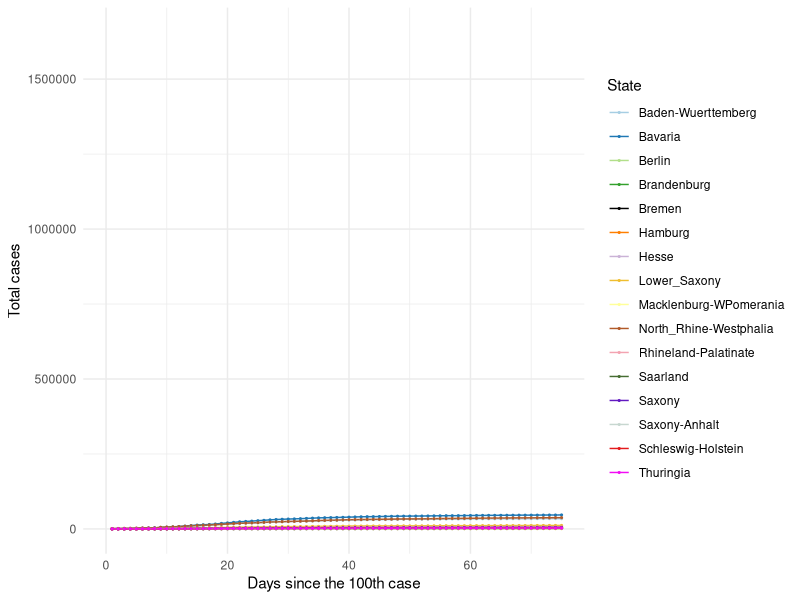
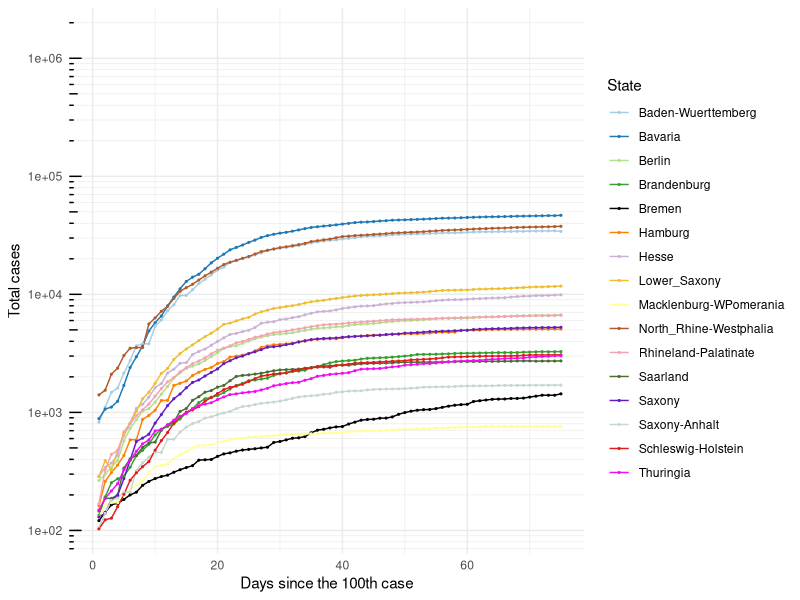
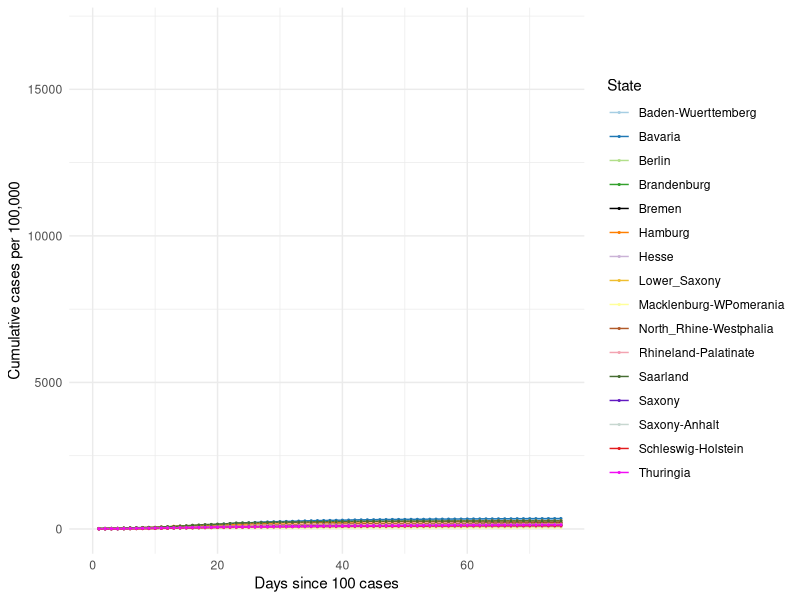
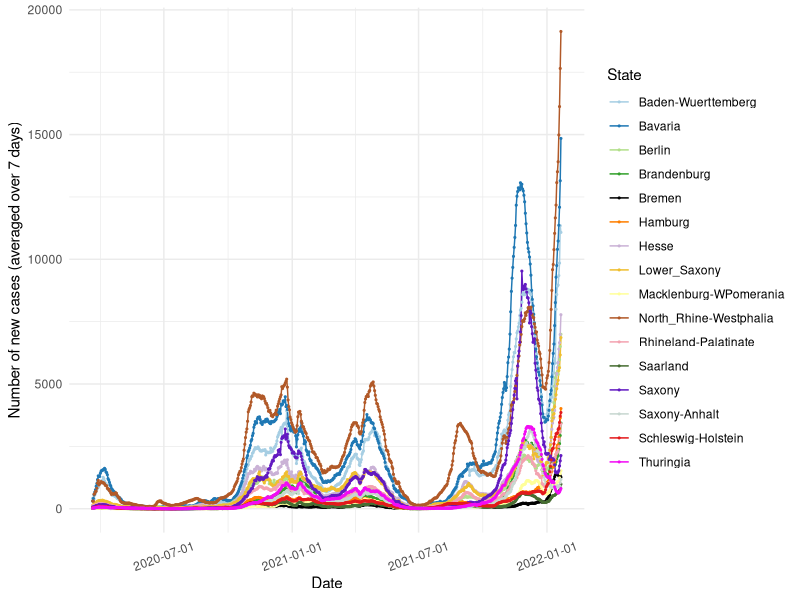
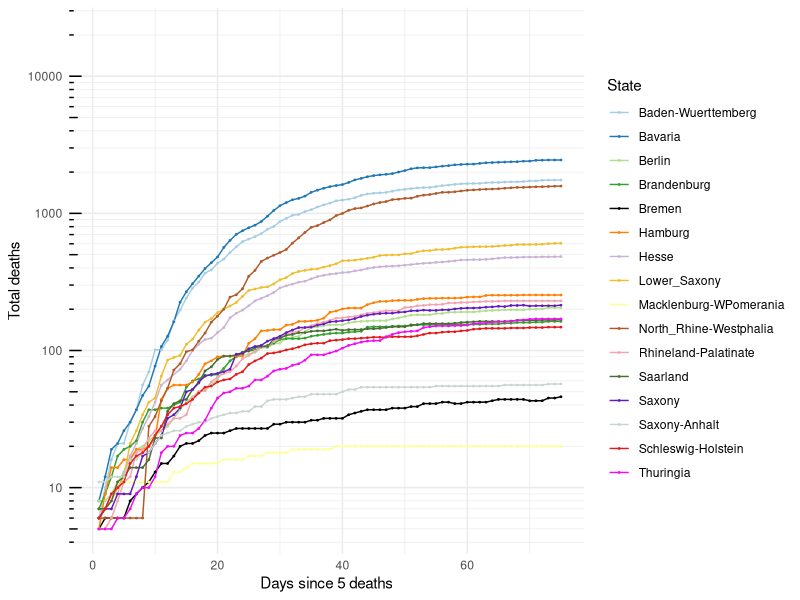
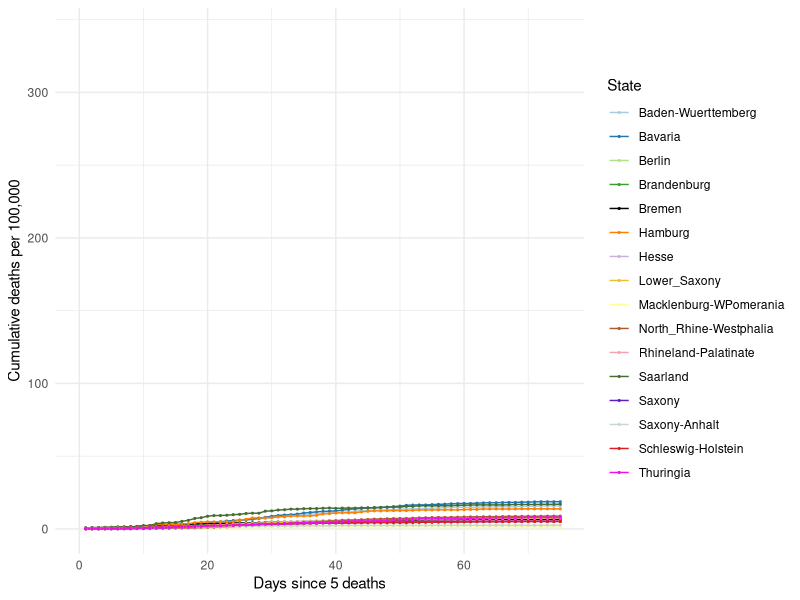
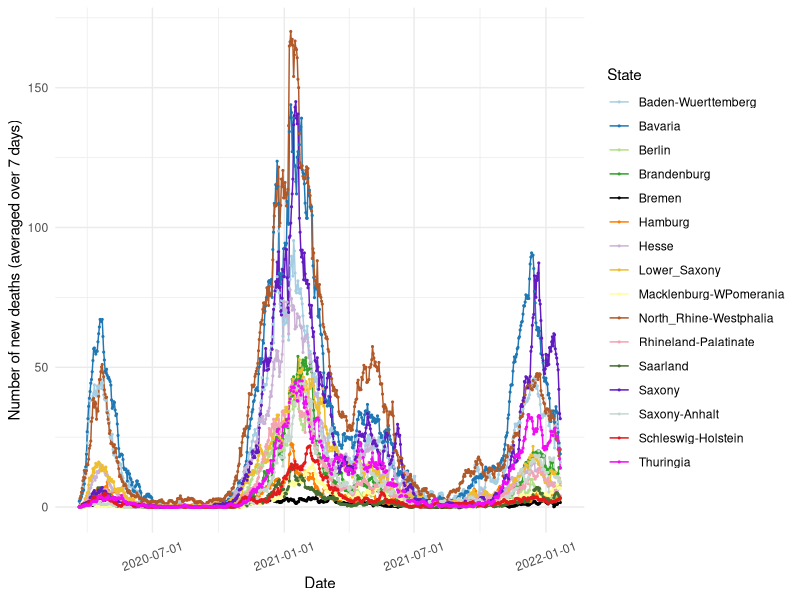

Generate these figures, in order, with R:
## ---- chunk 1

knitr::opts_chunk$set(echo=TRUE, collapse = TRUE)

libload<-function(...) {
    libs<-unlist(list(...))
    req<-unlist(lapply(libs,require,character.only=TRUE))
    need<-libs[req==FALSE]
    if(length(need)>0){ 
        install.packages(need, repos = "https://ftp.fau.de/cran/")
        lapply(need, require, character.only=TRUE)
    }
}
packages <- c("data.table", "ggplot2", "dplyr", "stats", "RColorBrewer", "readr", "here", "scales")
libload(packages)


`%notin%` <- function(x,y) !(x %in% y) 
cumulative.cases <- read_csv(here("static", "data", "Germany10States.csv"))
germany.16states <- read_csv(here("static", "data", "Germany16States.csv"))

colors16 <- c('#A6CEE3', '#1F78B4', '#B2DF8A', '#33A02C',
              '#000000', '#FF7F00', '#CAB2D6', 
              '#EFBE2F', '#FFFF99', '#B15928', '#F3A3B1', '#466D32',
              '#621AC1', '#C7D7D0', '#E31A1C','#F20CF4', '#123456')

## ---- chunk 2

## 10 States with the highest cumulative cases ##
#################################################

#states.filter <- cumulative.cases[cumulative.cases$Days_100 > 0,]
#states.sel <- unique(states.filter$State)

# Choose all the data points for the selected countries starting from Days_100 > 0
#states.final <- cumulative.cases[cumulative.cases$Days_100 > 0,]
states.final <- germany.16states[germany.16states$Days_100 > 0,]

# Plot 1 == Linear scale for total number of cases
cum.plot <- ggplot(data=states.final, aes(x=Days_100, y=Total_Cases, group=State, color=State)) +
            geom_line() + geom_point(size = 0.4) +     
          #  scale_color_brewer(palette = 'Paired') + 
            scale_colour_manual(name= "State", values= colors16) +
            scale_x_continuous('Days since the 100th case', limits=c(0,75)) + 
            scale_y_continuous("Total cases") + 
            #ggtitle('Linear scale') +
            theme_minimal()

print(cum.plot) 

## ---- chunk 3

## Logarithmic scale ##
#######################

base_breaks <- function(n = 10){
  function(x) {
    axisTicks(log10(range(x, na.rm = TRUE)), log = TRUE, n = n)
  }
}

logbreaks <- 10^(-10:10)
logminor_breaks <- rep(1:9, 21)*(10^rep(-10:10, each=9))

cum.plot2 <- ggplot(data=states.final, aes(x=Days_100, y=Total_Cases, group=State, color=State)) +
             geom_line() + geom_point(size=0.4) + 
          #   scale_color_brewer(palette = 'Paired') +
             scale_colour_manual(name= "State", values= colors16) +
             scale_x_continuous(name='Days since the 100th case', limits=c(0,75)) + 
             scale_y_continuous(name="Total cases", trans = 'log10', breaks = logbreaks, minor_breaks = logminor_breaks) +
             annotation_logticks(sides="l") + 
             #ggtitle('Logarithmic scale') +
             theme_minimal()

print(cum.plot2)

## ---- chunk 4

#states16.filter <- germany.16states[germany.16states$Days_100 > 0,]
#states16.sel <- unique(states16.filter$State)

# Choose all the data points for the selected countries starting from Days_100 > 0 
#states16.final <- states16.filter[states16.filter$State %in% states16.sel & states16.filter$Days_100 > 0,]

states16.final <- germany.16states[germany.16states$Days_100 > 0,]

# Plot 1 == Linear scale for total number of cases
per100.plot <- ggplot(data=states16.final, aes(x=Days_100, y=Per100, group=State, color=State)) +
            geom_line() + geom_point(size = 0.4) + 
            # scale_color_brewer(palette = 'Paired') +
            scale_colour_manual(name= "State", values= colors16) +
            scale_x_continuous('Days since 100 cases', limits=c(0,75)) + 
            scale_y_continuous("Cumulative cases per 100,000") + 
            #ggtitle('Linear scale') +
            theme_minimal()

print(per100.plot)

## ---- chunk 5
#new.cases <- read_csv(here("static", "data", "GermanyNewCases10States.csv"))

new7days <- states.final[states.final$Avg_7days > 0,]
new7days$Dates <- as.Date(new7days$Dates)

newcase7.plot <- ggplot(data=new7days, aes(x=Dates, y=Avg_7days, group=State, color=State)) +
            geom_line() + geom_point(size = 0.4) + 
       #     scale_color_brewer(palette = 'Paired') +
            scale_colour_manual(name= "State", values= colors16) +
            scale_x_date(name='Date', labels=date_format('%Y-%m-%d')) + 
            scale_y_continuous(name="Number of new cases (averaged over 7 days)") + 
            #ggtitle('Linear scale') +
            theme_minimal() + theme(axis.text.x = element_text(angle=20, hjust=0.5, vjust=0.5))

print(newcase7.plot)
 
## ---- chunk 6
#num.deaths <- read_csv(here("static", "data", "GermanyTotalDeaths10States.csv"))

# Choose all the data points for the selected countries starting from Days_5 > 0
deaths.final <- states.final[states.final$DeathsDays_5 > 0,]

# Plot 1 == Linear scale for total number of cases
deaths.plot <- ggplot(data=deaths.final, aes(x=DeathsDays_5, y=Deaths, group=State, color=State)) +
   geom_line() + geom_point(size = 0.3) + 
  # scale_color_brewer(palette = 'Paired') +
   scale_colour_manual(name= "State", values= colors16) +
   scale_x_continuous('Days since 5 deaths', limits=c(0,75)) + 
   scale_y_continuous("Total deaths", trans = 'log10', breaks = logbreaks, 
                      minor_breaks = logminor_breaks) +
   annotation_logticks(sides="l") + 
   #ggtitle('Linear scale') +
   theme_minimal()

print(deaths.plot)

## ---- chunk 7

states16.final <- germany.16states[germany.16states$DeathsDays_5 > 0,]

# Plot 1 == Linear scale for total number of cases
deathper100.plot <- ggplot(data=states16.final, aes(x=DeathsDays_5, y=DeathPer100, group=State, color=State)) +
            geom_line() + geom_point(size = 0.4) + 
            # scale_color_brewer(palette = 'Paired') +
            scale_colour_manual(name= "State", values= colors16) +
            scale_x_continuous('Days since 5 deaths', limits=c(0,75)) + 
            scale_y_continuous("Cumulative deaths per 100,000") + 
            #ggtitle('Linear scale') +
            theme_minimal()

print(deathper100.plot)

## ---- chunk 8
#new.cases <- read_csv(here("static", "data", "GermanyNewCases10States.csv"))

states.final$Dates <- as.Date(states.final$Dates)
death7days <- states.final
death7days <- death7days[death7days$Dates > as.Date('2020-03-20'),]

death7days.plot <- ggplot(data=death7days, aes(x=Dates, y=Death_7days, group=State, color=State)) +
            geom_line() + geom_point(size = 0.4) + 
       #     scale_color_brewer(palette = 'Paired') +
            scale_colour_manual(name= "State", values= colors16) +
            scale_x_date(name='Date', labels=date_format('%Y-%m-%d')) + 
            scale_y_continuous(name="Number of new deaths (averaged over 7 days)") + 
           
            #ggtitle('Linear scale') +
            theme_minimal() + theme(axis.text.x = element_text(angle=20, hjust=0.5, vjust=0.5))

print(death7days.plot)
 
